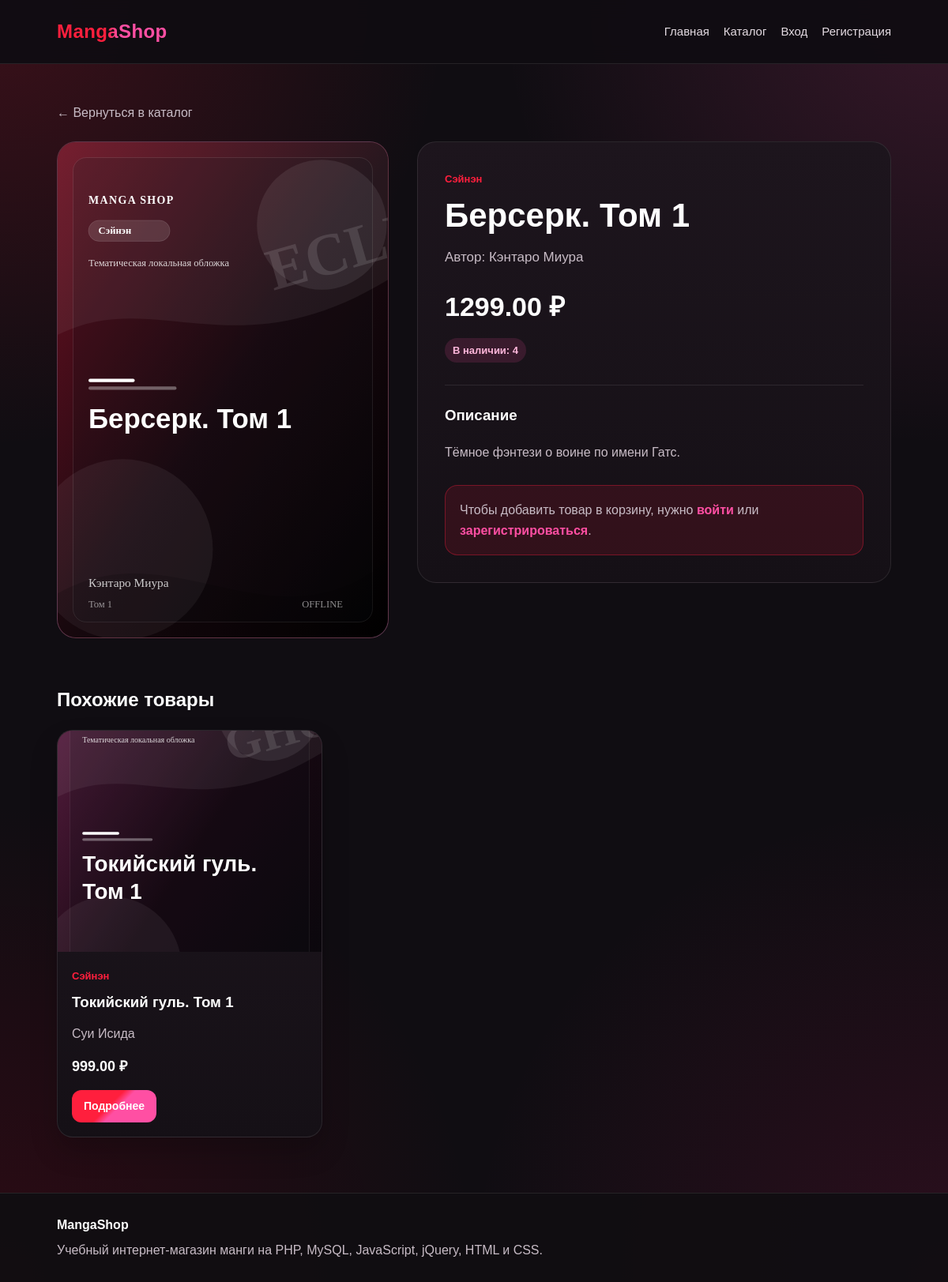
The app's page /product.php?id=3 with its own data.
### tables this page shows
CREATE TABLE `products` (
  `id` int(11) NOT NULL,
  `category_id` int(11) NOT NULL,
  `title` varchar(200) NOT NULL,
  `author` varchar(150) DEFAULT NULL,
  `description` text,
  `price` decimal(10,2) NOT NULL,
  `image` varchar(255) DEFAULT NULL,
  `stock` int(11) NOT NULL DEFAULT '0',
  `created_at` timestamp NULL DEFAULT CURRENT_TIMESTAMP
);

CREATE TABLE `categories` (
  `id` int(11) NOT NULL,
  `title` varchar(150) NOT NULL,
  `description` text
);

### includes/auth.php (called while the page is built, shortened)
<?php
function isAuth()
{
    return isset($_SESSION['user']);
}
function e($value)
{
    return htmlspecialchars($value, ENT_QUOTES, 'UTF-8');
}
function product_image_url($filename)
{
    $filename = trim((string)$filename);
    $path = __DIR__ . '/../uploads/products/' . $filename;
    return '/uploads/products/' . rawurlencode($filename);
}

### product.php (the view, shortened to what this page needs)
<?php
require_once __DIR__ . '/includes/db.php';
require_once __DIR__ . '/includes/auth.php';
$id = isset($_GET['id']) ? (int)$_GET['id'] : 0;
$stmt = $pdo->prepare("
    SELECT products.*, categories.title AS category_title
    FROM products
    INNER JOIN categories ON products.category_id = categories.id
    WHERE products.id = ?
");
$stmt->execute(array($id));
$product = $stmt->fetch();
$relatedStmt = $pdo->prepare("
    SELECT products.*, categories.title AS category_title
    FROM products
    INNER JOIN categories ON products.category_id = categories.id
    WHERE products.category_id = ? AND products.id != ?
    ORDER BY products.id DESC
    LIMIT 4
");
$relatedStmt->execute(array($product['category_id'], $product['id']));
$relatedProducts = $relatedStmt->fetchAll();
?>
<?php require_once __DIR__ . '/includes/header.php'; ?>
<main class="container">
    <a href="/catalog.php" class="back-link">← Вернуться в каталог</a>
    <section class="product-detail">
        <?php $mainImageUrl = product_image_url($product['image']); ?>
        <div class="product-detail-image">
            <?php if ($mainImageUrl): ?>
                <img src="<?php echo e($mainImageUrl); ?>" alt="<?php echo e($product['title']); ?>">
            <?php else: ?>
                <span>Нет изображения</span>
            <?php endif; ?>
        </div>
        <div class="product-detail-info">
            <span class="category"><?php echo e($product['category_title']); ?></span>
            <h1><?php echo e($product['title']); ?></h1>
            <?php if (!empty($product['author'])): ?>
                <p class="product-author">Автор: <?php echo e($product['author']); ?></p>
            <?php endif; ?>
            <div class="product-price">
                <?php echo e($product['price']); ?> ₽
            </div>
            <?php if ($product['stock'] > 0): ?>
                <span class="badge pink">В наличии: <?php echo (int)$product['stock']; ?></span>
            <?php else: ?>
                <span class="badge red">Нет в наличии</span>
            <?php endif; ?>
            <div class="product-description">
                <h3>Описание</h3>
                <p><?php echo nl2br(e($product['description'])); ?></p>
            </div>
            <?php if (isAuth() && !isAdmin()): ?>
                <?php if ($product['stock'] > 0): ?>
                    <form action="/ajax/add_to_cart.php" method="post" class="add-cart-form">
                        <?php echo csrf_field(); ?>
                        <input type="hidden" name="product_id" value="<?php echo $product['id']; ?>">
                        <div class="form-group quantity-group">
                            <label>Количество</label>
                            <input class="form-control" type="number" name="quantity" value="1" min="1" max="<?php echo (int)$product['stock']; ?>">
                        </div>
                        <button class="btn" type="submit">Добавить в корзину</button>
                    </form>
                <?php endif; ?>
            <?php elseif (!isAuth()): ?>
                <div class="auth-note">
                    Чтобы добавить товар в корзину, нужно
                    <a href="/login.php">войти</a>
                    или
                    <a href="/register.php">зарегистрироваться</a>.
                </div>
            <?php endif; ?>
        </div>
    </section>
    <?php if (count($relatedProducts) > 0): ?>
        <section class="related-section">
            <h2>Похожие товары</h2>
            <div class="product-grid">
                <?php foreach ($relatedProducts as $item): ?>
                    <?php $imageUrl = product_image_url($item['image']); ?>
                    <div class="product-card">
                        <div class="product-image">
                            <?php if ($imageUrl): ?>
                                <img src="<?php echo e($imageUrl); ?>" alt="<?php echo e($item['title']); ?>">
                            <?php else: ?>
                                <span>Нет изображения</span>
                            <?php endif; ?>
                        </div>
                        <div class="product-info">
                            <span class="category"><?php echo e($item['category_title']); ?></span>
                            <h3><?php echo e($item['title']); ?></h3>
                            <p><?php echo e($item['author']); ?></p>
                            <strong><?php echo e($item['price']); ?> ₽</strong>
                            <a href="/product.php?id=<?php echo $item['id']; ?>" class="btn small">Подробнее</a>
                        </div>
                    </div>
                <?php endforeach; ?>
            </div>
        </section>
    <?php endif; ?>
</main>
<?php require_once __DIR__ . '/includes/footer.php'; ?>

### assets/css/style.css (style rules this page uses)
:root { --bg: #100d12; --bg-soft: #18111a; --card: #1d151d; --card-light: #2a1d29; --red: #ff1f3d; --red-dark: #b00020; --pink: #ff4fa3; --pink-dark: #c2185b; --text: #ffffff; --muted: #c8bcc6; --border: rgba(255, 255, 255, 0.09); --shadow: rgba(0, 0, 0, 0.38); }
* { box-sizing: border-box; }
html { scroll-behavior: smooth; }
body { margin: 0; font-family: Arial, sans-serif; line-height: 1.5; background: radial-gradient(circle at top left, rgba(255, 31, 61, 0.18), transparent 28%), radial-gradient(circle at top right, rgba(255, 79, 163, 0.16), transparent 28%), radial-gradient(circle at bottom left, rgba(176, 0, 32, 0.18), transparent 30%), radial-gradient(circle at bottom right, rgba(194, 24, 91, 0.16), transparent 30%), var(--bg); color: var(--text); min-height: 100vh; }
a { color: inherit; text-decoration: none; }
img { max-width: 100%; display: block; }
.container { padding: 50px 6%; }
.container h1, .container h2 { margin-top: 0; }
.product-grid { display: grid; grid-template-columns: repeat(4, minmax(0, 1fr)); gap: 24px; }
.product-card { min-width: 0; background: linear-gradient(180deg, var(--card), #151016); border: 1px solid var(--border); border-radius: 20px; overflow: hidden; transition: 0.25s; box-shadow: 0 18px 35px rgba(0, 0, 0, 0.2); }
.product-image { height: 280px; background: linear-gradient(135deg, rgba(255, 31, 61, 0.18), rgba(255, 79, 163, 0.18)), var(--card-light); display: flex; align-items: center; justify-content: center; color: #aaa; text-align: center; }
.product-image img { width: 100%; height: 100%; object-fit: cover; }
.product-info { padding: 18px; }
.category { color: var(--red); font-size: 13px; font-weight: 700; }
.product-info h3 { margin: 10px 0; line-height: 1.3; }
.product-info p { color: var(--muted); line-height: 1.5; }
.product-info strong { display: block; margin-top: 8px; font-size: 18px; color: #ffffff; }
.btn { display: inline-block; margin-top: 16px; padding: 13px 22px; background: linear-gradient(135deg, var(--red) 0%, var(--red) 45%, var(--pink) 55%, var(--pink) 100%); border-radius: 12px; color: white; font-weight: 700; border: none; cursor: pointer; transition: 0.25s; text-align: center; }
.btn.small { padding: 10px 15px; font-size: 14px; }
.badge { display: inline-block; padding: 6px 10px; border-radius: 999px; background: rgba(255, 31, 61, 0.14); color: #ff9ba8; font-size: 13px; font-weight: 700; }
.badge.pink { background: rgba(255, 79, 163, 0.14); color: #ffb7db; }
@media (max-width: 1200px) { .product-grid { grid-template-columns: repeat(3, minmax(0, 1fr)); } }
.back-link { display: inline-block; margin-bottom: 24px; color: var(--muted); transition: 0.2s; }
.product-detail { display: grid; grid-template-columns: 420px 1fr; gap: 36px; align-items: start; }
.product-detail-image { min-height: 560px; background: linear-gradient(135deg, rgba(255, 31, 61, 0.18), rgba(255, 79, 163, 0.18)), var(--card-light); border: 1px solid var(--border); border-radius: 24px; overflow: hidden; display: flex; align-items: center; justify-content: center; color: var(--muted); text-align: center; }
.product-detail-image img { width: 100%; height: 100%; object-fit: cover; }
.product-detail-info { background: linear-gradient(180deg, var(--card), #151016); border: 1px solid var(--border); border-radius: 24px; padding: 34px; }
.product-detail-info h1 { font-size: 42px; margin: 12px 0 10px; line-height: 1.1; }
.product-author { color: var(--muted); font-size: 17px; }
.product-price { margin: 24px 0 14px; font-size: 34px; font-weight: 800; color: #ffffff; }
.product-description { margin-top: 28px; padding-top: 24px; border-top: 1px solid var(--border); }
.product-description h3 { margin-top: 0; }
.product-description p { color: var(--muted); line-height: 1.7; }
.auth-note { margin-top: 28px; padding: 18px; border-radius: 16px; background: rgba(255, 31, 61, 0.12); border: 1px solid rgba(255, 31, 61, 0.35); color: var(--muted); line-height: 1.6; }
.auth-note a { color: var(--pink); font-weight: 700; }
.related-section { margin-top: 60px; }

### records on screen
products: image (picture), category.title "Сэйнэн", title "Берсерк. Том 1", author "Кэнтаро Миура", price "1299.00", stock "4", description "Тёмное фэнтези о воине по имени Гатс."
products: image (picture), category.title "Сэйнэн", title "Токийский гуль. Том 1", author "Суи Исида", price "999.00"

### other values on screen
$link['label'] "Главная"
$link['label'] "Каталог"
$link['label'] "Вход"
$link['label'] "Регистрация"
